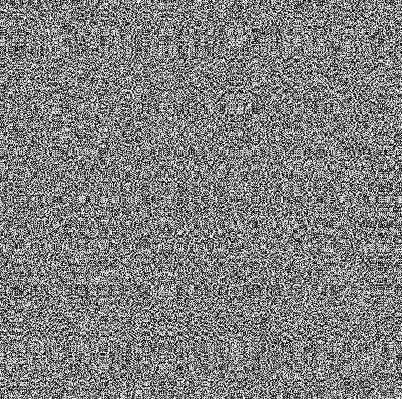
#> input picture Tushar-encrypted.png, 402 x 399 px, found by its file name
$ python decrypt_final.py
#> lines starting #> are read from the running program, lines starting #| are printed output that depends on the picture
from PIL import Image
from random import randint
import numpy as np
import json

input_img = Image.open("D:/Documents/Cyber Security J Component/Tushar-encrypted.png");
#> input_img is the input picture: PIL image 402x399 L; min 0, max 255, mean 127
w, ht = input_img.size
#> w = 402; ht = 399
pxls = input_img.load()

f = 1
array = [[f for tt in range(w)] for mm in range(ht)]

for mm in range(ht):
    for tt in range(w):
        #lum = 255 - pxls[tt,mm] # Reversed luminosity
        array[mm][tt] = pxls[tt,mm] # Map values from range 0-255 to 0-1
#> after the loop, array = 399 items

with open("KR.txt", "r") as infile:
#> (reads KR.txt from the repository)
    KR = json.load(infile)

with open("KC.txt", "r") as infile:
#> (reads KC.txt from the repository)
    KC = json.load(infile)

for pq in range(ht):
    for st in range(w):
        if((st%2) != 0):
            array[pq][st] = array[pq][st] ^ KR[pq]
        else:
            array[pq][st] = array[pq][st] ^ KR[ht - 1 - pq]

for st in range(w):
    for pq in range(ht):
        if((pq%2) != 0):
            array[pq][st] = array[pq][st] ^ KC[st];
        else:
            array[pq][st] = array[pq][st] ^ KC[w - 1 - st]

for st in range(w):
    bt = 0
    for pq in range(ht):
        bt = ((bt % 2) + (array[pq][st] % 2)) % 2
    if(bt == 0):
        for ttz in range(KC[st]):
            temporary_var = array[0][st]
            for l in range(ht - 1):
                array[l][st] = array[l+1][st]
            array[ht - 1][st] = temporary_var
    else:
        for ttz in range(KC[st]):
            temporary_var = array[ht - 1][st]
            for l in range(ht-1, -1, -1):
                array[l][st] = array[l-1][st]
            array[0][st] = temporary_var

for pq in range(ht):
    alfa = 0
    for st in range(w):
        alfa = ((alfa % 2) + (array[pq][st] % 2)) % 2
    if(alfa == 0):
        for ttz in range(KR[pq]):
            temporary_var = array[pq][0]
            for l in range(w - 1):
                array[pq][l] = array[pq][l+1]
            array[pq][w - 1] = temporary_var
    else:
        for ttz in range(KR[pq]):
            temporary_var = array[pq][w - 1]
            for l in range(w-1, -1, -1):
                array[pq][l] = array[pq][l-1]
            array[pq][0] = temporary_var

arr = np.array(array, dtype=np.uint8)
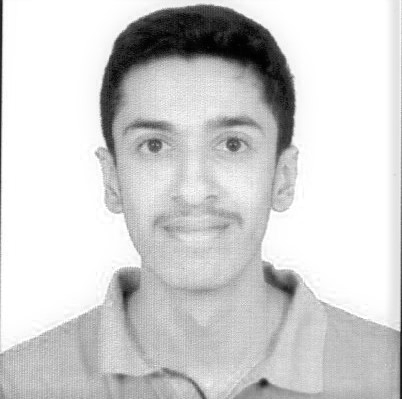
#> arr: shape (399, 402); min 0, max 255, mean 208.6
gen_img = Image.fromarray(arr)
gen_img.save('D:/Documents/Cyber Security J Component/Tushar-decrypt.png')
